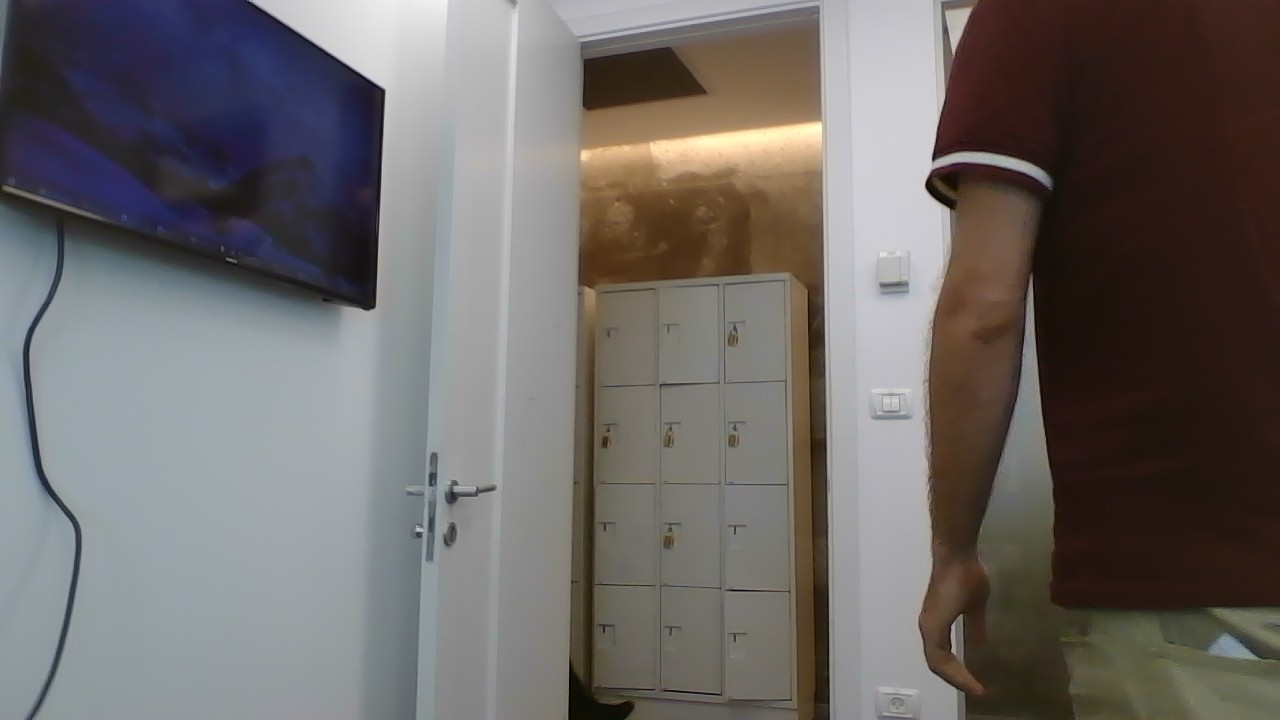
#> input picture Back/old/WIN_20220525_14_33_27_Pro.jpg, 1280 x 720 px; its folder holds 4 pictures in this run
$ python resizes.py   (older library calls are emulated)
#> lines starting #> are read from the running program, lines starting #| are printed output that depends on the picture
from PIL import Image
import os

path = r"old"
dirs = os.listdir(path)


def resize():
    count = 0
    for item in dirs:
        file_path = f"{path}/{item}"
        if os.path.isfile(file_path):
            im = Image.open(file_path)
#> im is the input picture: PIL image 1280x720 RGB; mean R, G, B 109.6, 105.2, 103.1
            im_resize = im.resize((224, 224), Image.ANTIALIAS)
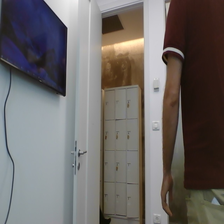
#> im_resize: PIL image 224x224 RGB; mean R, G, B 109.6, 105.2, 103.1
            im_resize.save(f'new/{count}.jpg', 'JPEG', quality=90)
            count += 1
#> pass 2 of the loop in resize, `for item in dirs:`:
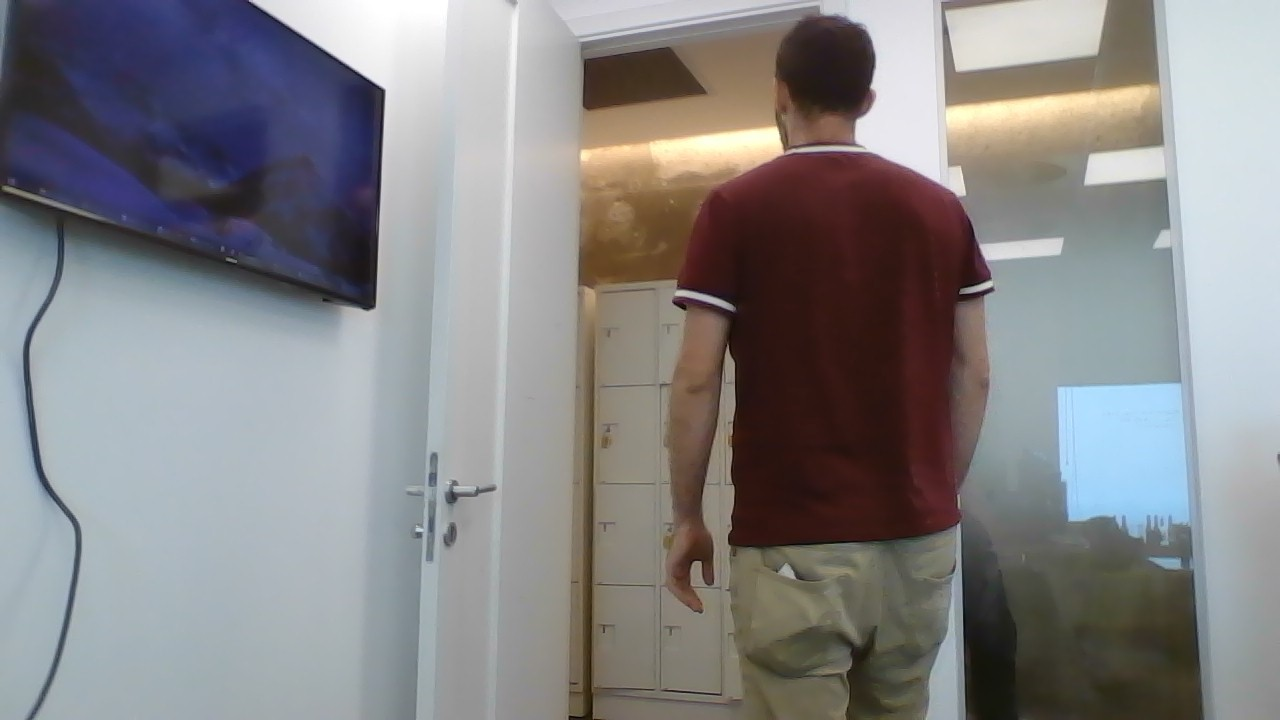
#> input picture Back/old/WIN_20220525_14_33_28_Pro.jpg, 1280 x 720 px
#> in resize, im is the input picture: PIL image 1280x720 RGB; mean R, G, B 133.6, 132.5, 133.8
#> in resize, `im_resize = im.resize((224, 224), Image.ANTIALIAS)`:
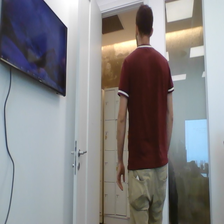
#> im_resize: PIL image 224x224 RGB; mean R, G, B 133.6, 132.5, 133.8
#> pass 3 of the loop in resize, `for item in dirs:`:
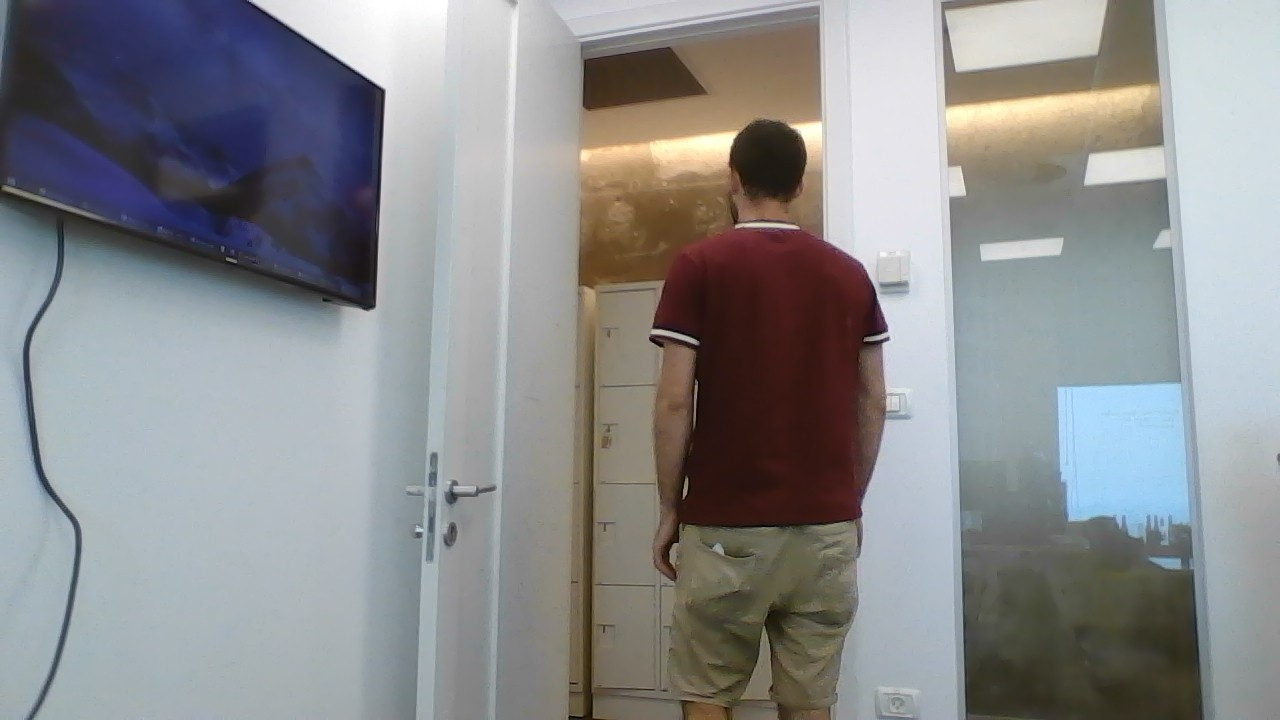
#> input picture Back/old/WIN_20220525_14_33_29_Pro.jpg, 1280 x 720 px
#> in resize, im is the input picture: PIL image 1280x720 RGB; mean R, G, B 139.6, 140.5, 142
#> in resize, `im_resize = im.resize((224, 224), Image.ANTIALIAS)`:
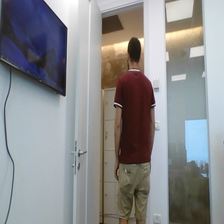
#> im_resize: PIL image 224x224 RGB; mean R, G, B 139.5, 140.5, 142
#> the loop made 4 passes; the first 3 are shown


resize()
